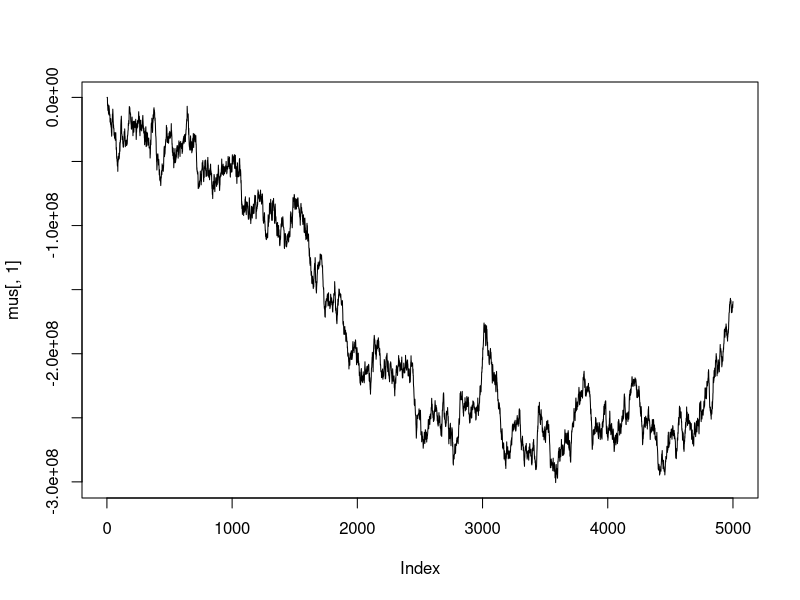
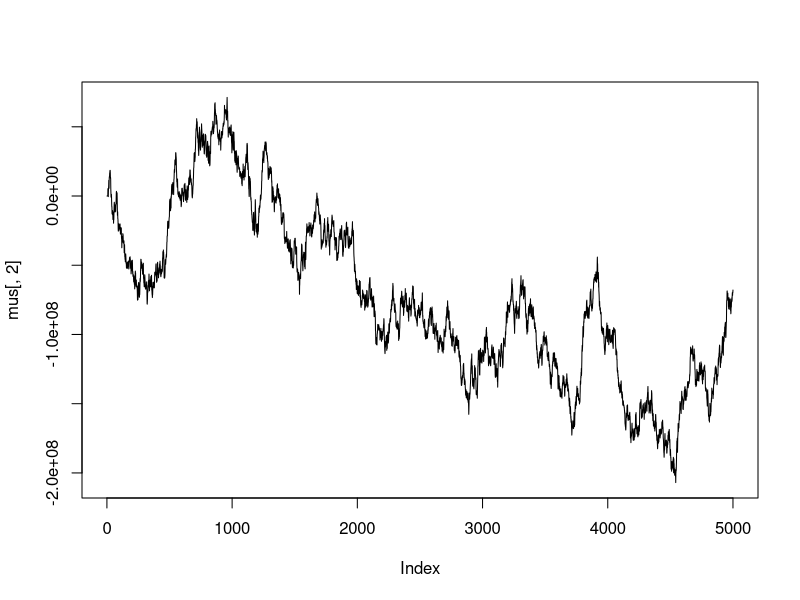
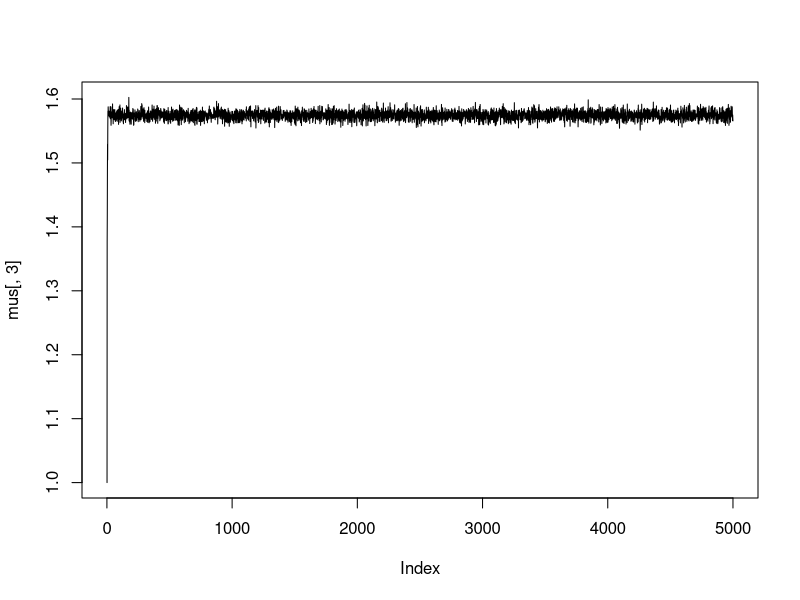
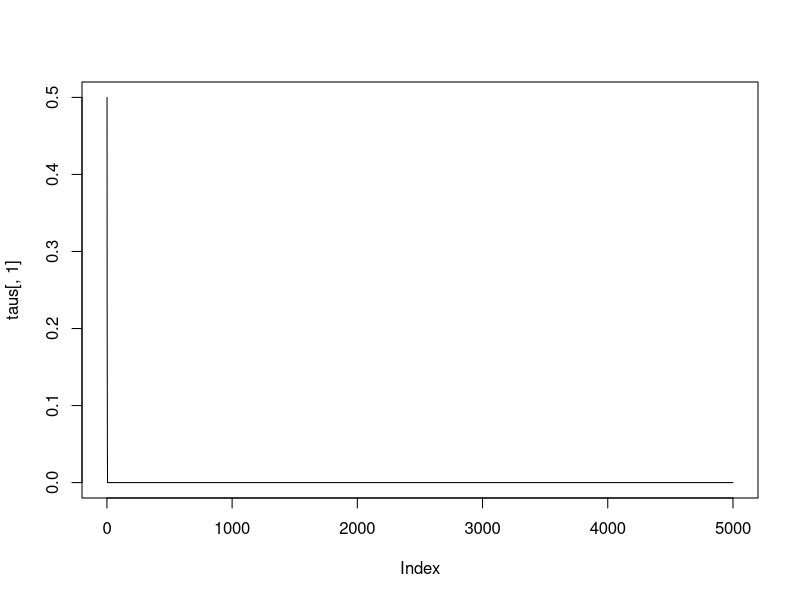
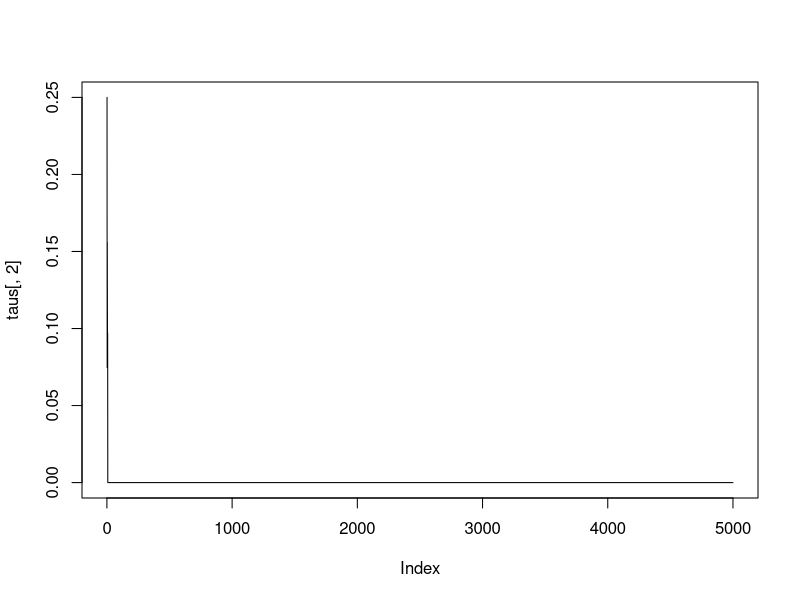
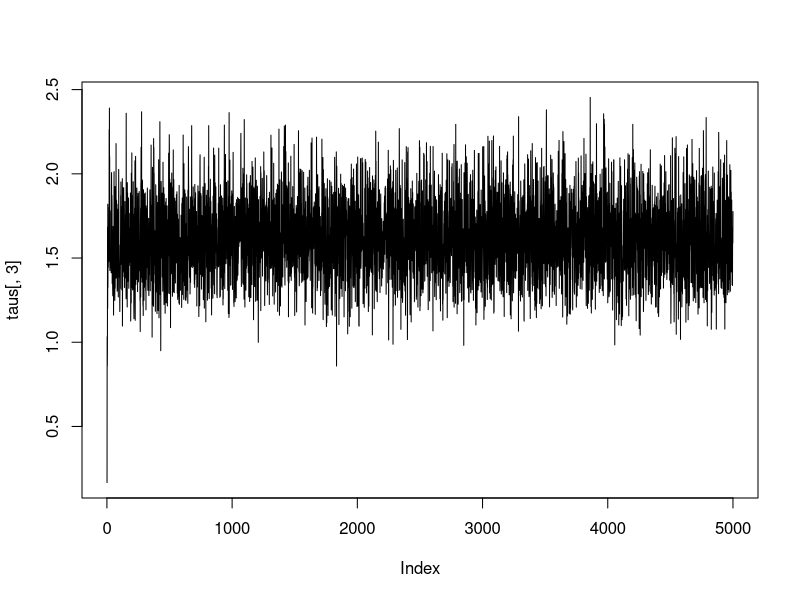

Recreate these plots in R, in order. (Note: this script raises an error after producing the figures.)
# Stat 601
# HW9: Finite mixture models
# Matt Dickenson

# setup
library(MCMCpack) # for Dirichlet distribution

# simulate data
Y <- 0.25*rnorm(100, 0, 0.5) + 0.75*rnorm(100, 2, 1)

# Run 1: k=3
k <- 3

# hyperparameters
M <- 5000
pis <- mus <- taus <- matrix(NA, nrow=M, ncol=k)
pis[1, ] <- rep(1/k, k)
alpha <- rep(1, k)
mus[1,] <- seq(-1, 1, length.out=k)
taus[1,] <- c(2, 4, 6)^-1
khat <- rep(0, k)
N <- rep(0, k)

S <- matrix(NA, nrow=length(Y), ncol=k)
S[1,] <- alpha/k

n <- rep(0, length(Y))
a <- b <- rep(0, k)

for(m in 2:M){

	# UPDATE PI

	# step 1 - simulate 1 proportion vector from Dirichlet
	pisamp <- rdirichlet(1, c(alpha[1]+N[1], alpha[2]+N[2], alpha[3]+N[3]) )
	pis[m, ] <- pisamp

	# step 2 - sample latent indicators
	for(i in 1:nrow(S)){
		for(j in 1:ncol(S)){
			S[i, j] = pisamp[1,j] * dnorm(Y[i], mus[m-1, j], taus[m-1, j])
		}
		S[i,] <- S[i,]/sum(S[i,])

		# step 3 - calculate new n's based on z draws 
		n[i] <- sample(c(1,2,3), size=1, prob = S[i,])
	}


	# UPDATE MU, TAU

	for(h in 1:k){
		N[h] = length(which(n==h))
		y.bar.h <- ifelse(N[h]==0, 1e-6, mean(Y[which(n==h)]) )
		khat[h] <- (1/k + N[h])^-1
		muhat <- khat[h]*(k^-1 * mus[m-1,h] + N[h] * y.bar.h)
		a[h] <- N[h]/2 
		a[h] <- ifelse(a[h]==0, 1e-6, a[h])
		b[h] <- 0.5*( sum( (Y-y.bar.h)^2 ) + (N[h]/ (1+ k*N[h]) ) *( y.bar.h-mus[m-1, h])^2 )
		b[h] <- ifelse(is.finite(b[h]), b[h], 1e-6)

		taus[m, h] <- rgamma(1, shape=a[h], rate=b[h]) 
		taus[m, h] <- ifelse(taus[m, h]<1e-6, 1e-6, taus[m, h])
		mus[m, h] <- rnorm(1, muhat, khat[h]*(1/taus[m,h]) )
	}
		
}

plot(mus[, 1], type='l') 
plot(mus[, 2], type='l') 
plot(mus[, 3], type='l') 

plot(taus[, 1], type='l')
plot(taus[, 2], type='l')
plot(taus[, 3], type='l')






# Run 2: k=10
k <- 10

# hyperparameters
M <- 5000
pis <- mus <- taus <- matrix(NA, nrow=M, ncol=k)
pis[1, ] <- rep(1/k, k)
alpha <- rep(1, k)
mus[1,] <- seq(-3, 3, length.out=k)
taus[1,] <- c(2, 3, 4, 2, 3, 4, 2, 3, 4, 2)^-1
khat <- rep(0, k)
N <- rep(0, k)

S <- matrix(NA, nrow=length(Y), ncol=k)
S[1,] <- alpha/k

n <- rep(0, length(Y))
a <- b <- rep(0, k)

for(m in 2:M){

	# UPDATE PI

	# step 1 - simulate 1 proportion vector from Dirichlet
	pisamp <- rdirichlet(1, alpha+N )
	pis[m, ] <- pisamp

	# step 2 - sample latent indicators
	for(i in 1:nrow(S)){
		for(j in 1:ncol(S)){
			S[i, j] = pisamp[1,j] * dnorm(Y[i], mus[m-1, j], taus[m-1, j])
		}
		S[i,] <- S[i,]/sum(S[i,])

		# step 3 - calculate new n's based on z draws 
		n[i] <- sample(1:k, size=1, prob = S[i,])
	}


	# UPDATE MU, TAU

	for(h in 1:k){
		N[h] = length(which(n==h))
		y.bar.h <- ifelse(N[h]==0, 1e-6, mean(Y[which(n==h)]) )
		khat[h] <- (1/k + N[h])^-1
		muhat <- khat[h]*(k^-1 * mus[m-1,h] + N[h] * y.bar.h)
		a[h] <- N[h]/2 
		a[h] <- ifelse(a[h]==0, 1e-6, a[h])
		b[h] <- 0.5*( sum( (Y-y.bar.h)^2 ) + (N[h]/ (1+ k*N[h]) ) *( y.bar.h-mus[m-1, h])^2 )
		b[h] <- ifelse(is.finite(b[h]), b[h], 1e-6)

		taus[m, h] <- rgamma(1, shape=a[h], rate=b[h]) 
		taus[m, h] <- ifelse(taus[m, h]<1e-6, 1e-6, taus[m, h])
		mus[m, h] <- rnorm(1, muhat, khat[h]*(1/taus[m,h]) )
	}
		
}

par(mfrow=c(5,2))
for(i in 1:k){
	plot(mus[, i], type='l')
}

# two of the clusters have reasonably non-zero mus

for(i in 1:k){
	plot(taus[, i], type='l')
}

# eighth cluster has a reasonably non-zero tau

setwd('~/Desktop/stat601/hw9')
save.image('hw9.rda')
